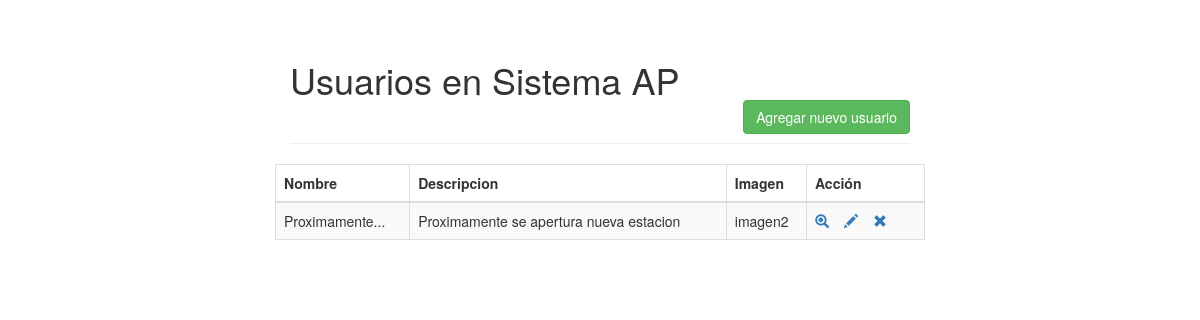
The page /TablaNoticias/index.php on the database its author committed.
### tables this page shows
CREATE TABLE `t_noticia` (
  `id` int(11) NOT NULL,
  `nombre` varchar(100) NOT NULL,
  `descripcion` varchar(255) NOT NULL,
  `imagen` varchar(50) DEFAULT NULL
);

### TablaNoticias/index.php (the view, shortened to what this page needs)
<!DOCTYPE html>
<html lang="en">
<head>
    <link rel="stylesheet" href="https://maxcdn.bootstrapcdn.com/bootstrap/3.3.7/css/bootstrap.css">
</head>
<body>
    <div class="wrapper">
        <div class="container-fluid">
            <div class="row">
                <div class="col-md-12">
                    <div class="page-header clearfix">
                        <h1 class="pull-left">Usuarios en Sistema AP</h1><br><br>
                        <br><a href="create.php" class="btn btn-success pull-right">Agregar nuevo usuario</a></div>
                    </div>
                    <?php
                    require_once "config.php";
                    $sql = "SELECT * FROM t_noticia";
                    if($result = mysqli_query($link, $sql)){
                        if(mysqli_num_rows($result) > 0){
                            echo "<table class='table table-bordered table-striped'>";
                                echo "<thead>";
                                    echo "<tr>";
                                        echo "<th>Nombre</th>";
                                        echo "<th>Descripcion</th>";
                                        echo "<th>Imagen</th>";
                                        echo "<th>Acción</th>";
                                    echo "</tr>";
                                echo "</thead>";
                                echo "<tbody>";
                                while($row = mysqli_fetch_array($result)){
                                    echo "<tr>";
                                        echo "<td>" . $row['nombre'] . "</td>";
                                        echo "<td>" . $row['descripcion'] . "</td>";
                                        echo "<td>" . $row['imagen'] . "</td>";
                                        echo "<td>";
                                            echo "<a href='read.php?id=". $row['id'] ."' title='Ver usuario' data-toggle='tooltip'><span class='glyphicon glyphicon-zoom-in'></span></a>";
                                            echo "<a href='update.php?id=". $row['id'] ."' title='Actualizar' data-toggle='tooltip'><span class='glyphicon glyphicon-pencil'></span></a>";
                                            echo "<a href='delete.php?id=". $row['id'] ."' title='Eliminar' data-toggle='tooltip'><span class='glyphicon glyphicon-remove'></span></a>";
                                        echo "</td>";
                                    echo "</tr>";
                                }
                                echo "</tbody>";
                            echo "</table>";
                        } else{
                            echo "<p class='lead'><em>No records were found.</em></p>";
                        }
                    } else{
                        echo "ERROR: Could not able to execute $sql. " . mysqli_error($link);
                    }
                    ?>
                </div>
            </div>
        </div>
</body>
</html>

### TablaNoticias/index.php (style rules this page uses)
.wrapper { width: 650px; margin: 0 auto; }
table tr td:last-child a { margin-right: 15px; }

### rows shown on the page
t_noticia: nombre "Proximamente...", descripcion "Proximamente se apertura nueva estacion", imagen "imagen2"
